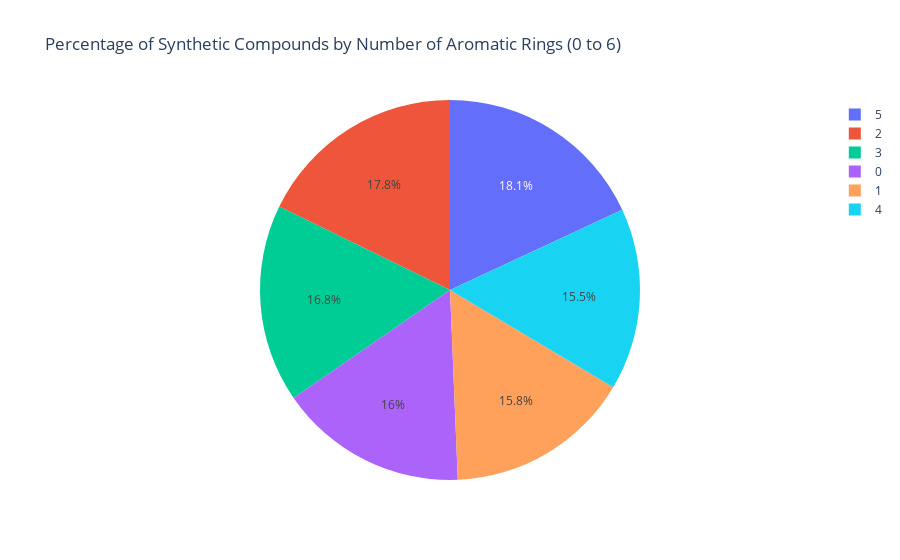

The notebook cell this image was saved under:
### Code cell
import pandas as pd
import plotly.express as px

# Assuming 'molecules_properties_admet_data' DataFrame exists and contains columns 'number_of_aromatic_rings' and 'natural'

# Filter DataFrame to include only compounds with aromatic rings from 0 to 6
filtered_data = molecules_properties_admet_data[molecules_properties_admet_data['number_of_aromatic_rings'].isin(range(7))]

# Group by 'number_of_aromatic_rings' and 'natural', and count the occurrences
count_by_aromatic_rings_natural = filtered_data.groupby(['number_of_aromatic_rings', 'natural']).size().reset_index(name='count')

# Calculate percentage for each category of aromatic rings
count_by_aromatic_rings_natural['percentage'] = count_by_aromatic_rings_natural.groupby('number_of_aromatic_rings')['count'].apply(lambda x: 100 * x / float(x.sum()))

# Filter DataFrame to include only natural compounds (natural = 1)
natural_compounds = count_by_aromatic_rings_natural[count_by_aromatic_rings_natural['natural'] == 0]

# Create pie chart
fig = px.pie(natural_compounds, names='number_of_aromatic_rings', values='percentage', 
             title='Percentage of Synthetic Compounds by Number of Aromatic Rings (0 to 6)',
             labels={'number_of_aromatic_rings': 'Number of Aromatic Rings'})

# Show the plot
fig.show()

### Figure 1 — Plotly figure (JSON) as saved in the notebook; plotly's stock layout.template omitted (floating-point values rounded to 4 significant figures)
{"data": [{"domain": {"x": [0, 1], "y": [0, 1]}, "hovertemplate": "Number of Aromatic Rings=%{label}<br>percentage=%{value}<extra></extra>", "labels": [0, 1, 2, 3, 4, 5], "legendgroup": "", "name": "", "showlegend": true, "type": "pie", "values": [88.8, 87.41, 98.35, 93.22, 85.71, 100]}], "layout": {"legend": {"tracegroupgap": 0}, "title": {"text": "Percentage of Synthetic Compounds by Number of Aromatic Rings (0 to 6)"}}}
